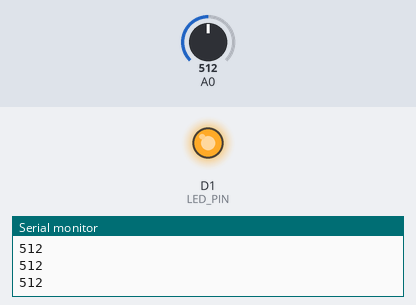
A sketch run on a simulated ESP8266 (NodeMCU). On the bench: output pins drawn as LEDs (lit = HIGH), the last lines printed to the serial monitor. Inputs (shaded band) come from the test bench; at power-on: A0 = 512.

Above: at 1.2 s.
1.3 s: A0 set to 742
2.8 s: A0 set to 767
At 3.2 s:
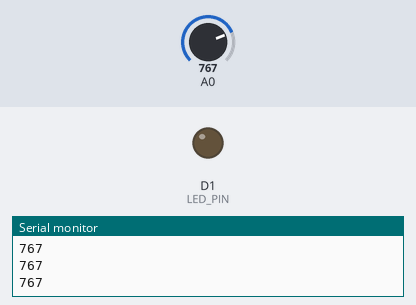
4.3 s: A0 set to 740
At 5.5 s:
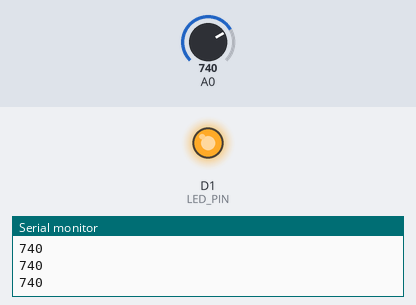
5.8 s: A0 set to 760
At 6.9 s:
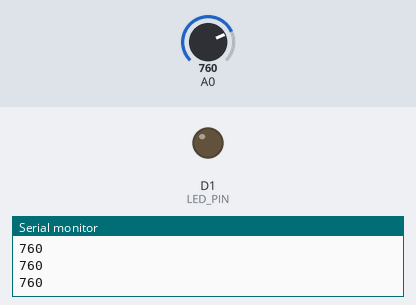
Timing chart, 0 to 8.3 s (numbered marks = the images above; inputs shaded):
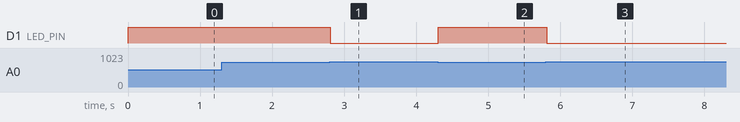

The sketch:

Photoresistor.ino
```cpp
int photoresistor = 0;      // holds the photoresistor reading
int threshold = 750;        // threshold value
#define LED_PIN D1          // LED on D1 (GPIO5)

void setup() {
  Serial.begin(9600);
  pinMode(LED_PIN, OUTPUT);
}

void loop() {
  photoresistor = analogRead(A0);
  Serial.println(photoresistor);

  if (photoresistor < threshold) {
    digitalWrite(LED_PIN, HIGH);
  } else {
    digitalWrite(LED_PIN, LOW);
  }

  delay(100);
}
```

Measured:
- the behaviour switches between 749 and 750 on A0 (found by bisection; images 0 and 1)
- after the input at 2.8 s, D1 (LED_PIN): HIGH → LOW at once
- after the input at 4.3 s, D1 (LED_PIN): LOW → HIGH at once
- after the input at 5.8 s, D1 (LED_PIN): HIGH → LOW at once
